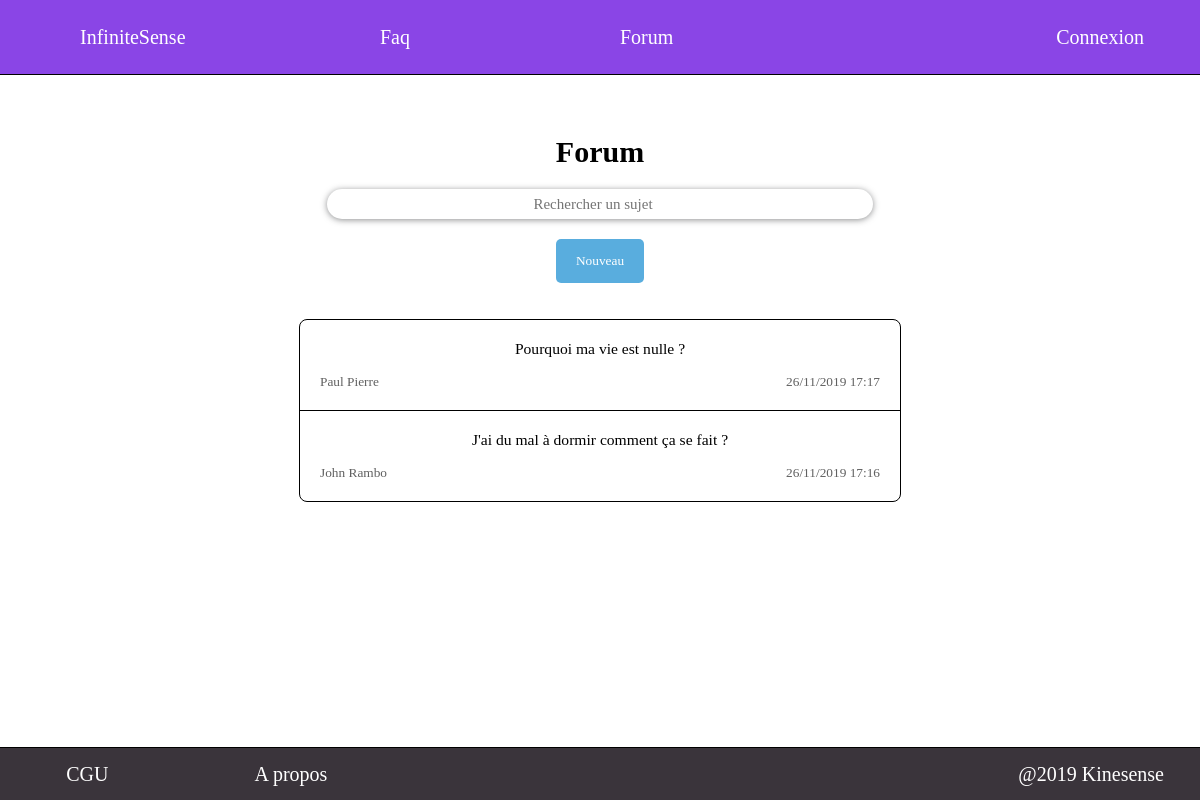
The app's page /src/view/autre/Forum.php, older data.
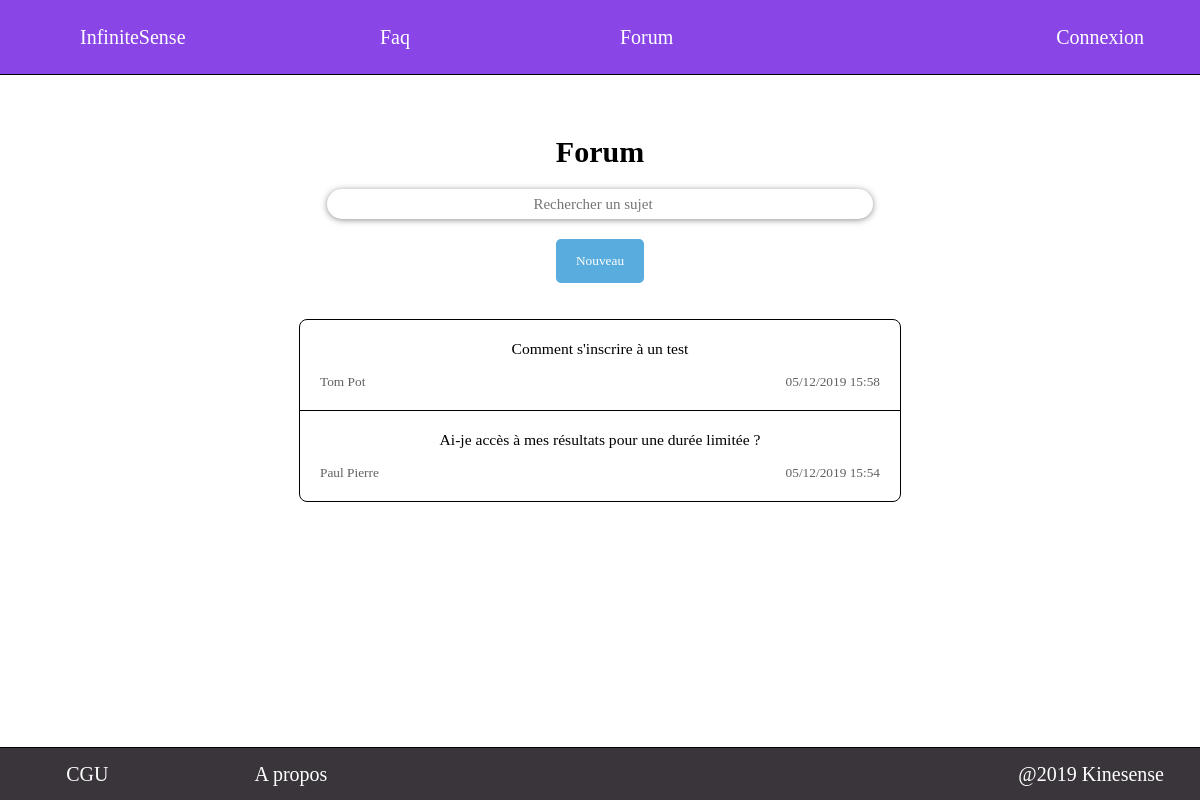
The same page, newer data.
### tables this page shows
CREATE TABLE sujet_forum(
	id_sujet INT AUTO_INCREMENT PRIMARY KEY,
	id_utilisateur INT NOT NULL,
	titre VARCHAR(255) NOT NULL,
	date_creation_sujet DATETIME NOT NULL,
	CONSTRAINT fk_sujet_forum_utilisateur FOREIGN KEY (id_utilisateur) REFERENCES utilisateur(id_utilisateur)
);

CREATE TABLE utilisateur(
	id_utilisateur INT AUTO_INCREMENT PRIMARY KEY,
	prenom VARCHAR(30) DEFAULT NULL,
	nom VARCHAR(30) DEFAULT NULL,
	adresse_mail VARCHAR(50) NOT NULL UNIQUE,
	mot_de_passe VARCHAR(255) DEFAULT NULL,
	role CHAR NOT NULL
);

### src/view/autre/Forum.php (the view, shortened to what this page needs)
<!DOCTYPE html>
<html>
	<head>
		<link rel="stylesheet" href="../../public/css/autre/Forum.css"/>
	</head>
	<body>
		<?php include("../general/Header.php"); ?>
		<?php
    if (!isset($_SESSION['id_utilisateur'])) {$id_utilisateur=0;} else {$id_utilisateur=$_SESSION['id_utilisateur'];}
    ?>
		<?php include('../general/Message_serveur.php');?>
    <section>
			<nav>
				<h1> Forum </h1></br>
				<form method="post" action="Forum.php">
					<input type="search" name="search" autocomplete="off" placeholder="Rechercher un sujet" size="64" maxlength="64"/>
				</form><br>
				<?php
				if ($id_utilisateur==0) {
					?><button type='button' id='new_message' onclick="show_connexion_form()">Nouveau</button><?php
				} else {
					?><button type='button' id='new_message' onclick='show_new_subject_form()'>Nouveau</button><?php
				}
				?>
			</nav>
			<?php
			$db = db_connect();
				?><script> show_message('Connexion à la base de donnée impossible','red'); </script><?php
			try {
				if (isset($_POST['search'])) {
					$search=$_POST['search'];
					$keywords=explode(' ', $search);
					$req = "SELECT * FROM sujet_forum WHERE 0";
					foreach($keywords as $keyword) {
						$req .= " OR concat(nom,prenom,adresse_mail) LIKE '%$keyword%'";
					}
					$req .=' ORDER BY date_creation_sujet DESC';
				} else {
					$req = "SELECT * FROM sujet_forum ORDER BY date_creation_sujet DESC";
				}
				$rep = $db->query($req);
			} catch (Exception $e)
			{
				?><script type="text/javascript"> show_message('Erreur serveur','red'); </script><?php
				exit;
			}
			if ($rep->rowCount()==0)
			{
				?><script type="text/javascript"> show_message('Aucun sujet trouvé','orange'); </script><?php
			} else {
			?>
				<div id="sujets">
							<?php
			      	while ($sujet=$rep->fetch()) {
								$id_sujet=$sujet['id_sujet'];
								?>
	              <div class='sujet'>
	                <a href="Forum_sujet.php?id_sujet=<?php echo $id_sujet;?>"><button>
	                  <?php
	                  try {
	                    $id_utilisateur=$sujet['id_utilisateur'];
	                    $req2 = "SELECT nom, prenom FROM utilisateur where id_utilisateur=$id_utilisateur";
	                    $rep2 = $db->query($req2);
	                    $user=$rep2->fetch();
											$titre_sujet=$sujet['titre'];
											$date_creation_sujet=date('d/m/Y H:i', strtotime($sujet['date_creation_sujet']));
											$prenom=$user['prenom'];
											$nom=$user['nom'];
	                    ?>
	                    <h3><?php echo $titre_sujet; ?></h3><p></br></p>
	                    <div class="utilisateur"><?php echo $prenom." ".$nom; ?></div>
											<div class="date"><?php echo $date_creation_sujet; ?></div>
	                    <?php
		                } catch (Exception $e)
	                  {
	                    ?><script type="text/javascript">
	                    show_message("Erreur serveur au sujet id="+<?php echo $id_sujet ?>,'red');
	                    </script><?php
	                  }
	                ?>
								</button></a>
								</div>
				      	<?php
							}
							?>
				</div>
			<?php
			}
			?>
		</section>
		<?php include("../general/Footer.php"); ?>
	</body>
</html>

### src/view/general/Header.php (shortened to what this page needs)
<!DOCTYPE html>
<html>
	<head>
		<link rel="stylesheet" href="../../public/css/general/Header.css" />
	</head>
	<header>
		<ul id="deroulant">
			<li><a href="../../index.html">InfiniteSense</a></li>
			<li><a href="../autre/Faq.php">Faq</a></li>
			<li><a href="../autre/Forum.php">Forum</a></li>
			<?php
			if (isset($_SESSION['role']))
			{
				include_once('../../model/convert_role.php');
				$role=char_to_str($_SESSION['role']);
				if ($role=="Administrateur") {$accueil="Accueil_admin.php";}
				if ($role=="Gestionnaire") {$accueil="Accueil_gestionnaire.php";}
				if ($role=="Utilisateur") {$accueil="Accueil_utilisateur.php";}
				if ($role=='error') {header('Location:../loggedout/Connexion?error=5.php');exit;}
				echo '<li id="menu">'.$_SESSION['prenom'].' '.$_SESSION['nom'].'<ul>';
				if(basename($_SERVER['PHP_SELF']) !==$accueil) {echo "<li><a href='../accueil/".$accueil."'>Accueil</a></li>";}
				if(basename($_SERVER['PHP_SELF']) !=='Profil.php') {echo '<li><a href="../autre/Profil.php">Profil</a></li>';}
				echo '<li><a href="../../controller/logout.php">Déconnexion</a></li>';
				echo '</ul></li>';
			} else {
				echo '<li><a href="../loggedout/Connexion.php">Connexion</a></li>';
			}
			?>
		</ul>
	</header>
</html>

### src/view/general/Message_serveur.php (shortened to what this page needs)
<!DOCTYPE html>
<html>
	<head>
		<link rel="stylesheet" href="../../public/css/general/Message_serveur.css" />
	</head>
	<body onload=get_message(<?php echo json_encode($_GET);?>);>
  </body>
</html>

### src/view/general/Footer.php (shortened to what this page needs)
<!DOCTYPE html>
<html>
	<head>
		<link rel="stylesheet" href="../../public/css/general/Footer.css" />
	</head>
	<body>
    <footer>
      <ul>
        <li>CGU</li>
        <li>A propos</li>
        <li>@2019 Kinesense</li>
      </ul>
    </footer>
  </body>
</html>

### src/public/css/autre/Forum.css (style rules this page uses)
section { position:relative; top:75px; width:100%; }
section nav { position:relative; margin-top:5%; margin-bottom:3%; }
section nav h1 { text-align:center; font-size:30px; }
section nav form { margin:auto; text-align:center; height:30px; width:570px; padding-bottom:2px; padding-top:2px; }
section nav form input { border:none; border-radius:20px; outline: none; height: 100%; text-align:center; box-shadow: 0 1px 6px 0 rgba(32, 33, 36, .5); font-size:15px; }
section nav button { background-color: #59adde; color: white; padding: 14px 20px; border: none; outline: none; border-radius: 5px; display: block; margin: auto; }
#sujets { position:relative; overflow-y: auto; max-height:273px; scrollbar-width: thin; width: 50%; margin: auto; border:1px black solid; border-radius: 8px; overflow-x: hidden; }
#sujets > .sujet { width: 100%; border-bottom: 1px black solid; display:flex; justify-content:flex-start; align-items: center; }
#sujets > .sujet:last-child { border:none; }
#sujets > .sujet > a { width:100%; }
#sujets > .sujet > a button { width: 100%; padding: 20px; background-color: transparent; border: none; outline: none; cursor: pointer; }
#sujets > .sujet > a h3 { font-weight: normal; }
#sujets > .sujet > a .utilisateur { float:left; color: #606060; }
#sujets > .sujet > a .date { float:right; color: #606060; }
:root { --cancel_color: #ff476f; --delete_color: #59adde; }

### src/public/css/general/Header.css (style rules this page uses)
* { font-family: Cambria;padding: 0; margin: 0; }
header { min-width: 500px; background:#8a45e6; position:fixed; top:0; z-index: 1; height: 74px; width:100%; border-bottom:1px black solid; }
header ul { list-style-type: none; }
header > ul { display:flex; width:100%; }
header > ul > li { font-size:20px; text-align:center; position: absolute; color:white; margin-top: 12px; margin-bottom:12px; padding:14px 20px; }
header a { text-decoration: none; transition: all 0.2s; }
header > ul > li > a { color: white; }
header > ul > li:nth-child(1) { left:5%; }
header > ul > li:nth-child(2) { left:30%; }
header > ul > li:nth-child(3) { left:50%; }
header > ul > li:nth-child(4) { right:3%; }

### src/public/css/general/Connexion_form.css (style rules this page uses)
:root { --cancel_color: #ff476f; --delete_color: #59adde; }

### src/public/css/general/Footer.css (style rules this page uses)
footer { position:fixed; bottom:0; z-index: 1; background: #3a343b; height: 52px; width:100%; border-top:1px black solid; }
footer ul { list-style-type:none; display:flex; width:100%; }
footer ul li { font-size:20px; height:100%; color:white; padding-top:15px; padding-bottom:15px; }
footer ul li:nth-child(1) { width:15%; text-align:center; }
footer ul li:nth-child(2) { width:20%; text-align:center; }
footer ul li:nth-child(3) { width:65%; text-align:right; padding-right:3%; }

Row changes from the older to the newer data that the page shows:
removed sujet_forum: titre "Pourquoi ma vie est nulle ?", id_utilisateur.prenom "Paul", id_utilisateur.nom "Pierre", date_creation_sujet "26/11/2019 17:17"
removed sujet_forum: titre "J'ai du mal à dormir comment ça se fait ?", id_utilisateur.prenom "John", id_utilisateur.nom "Rambo", date_creation_sujet "26/11/2019 17:16"
added sujet_forum: titre "Comment s'inscrire à un test", id_utilisateur.prenom "Tom", id_utilisateur.nom "Pot", date_creation_sujet "05/12/2019 15:58"
added sujet_forum: titre "Ai-je accès à mes résultats pour une durée limitée ?", id_utilisateur.prenom "Paul", id_utilisateur.nom "Pierre", date_creation_sujet "05/12/2019 15:54"
